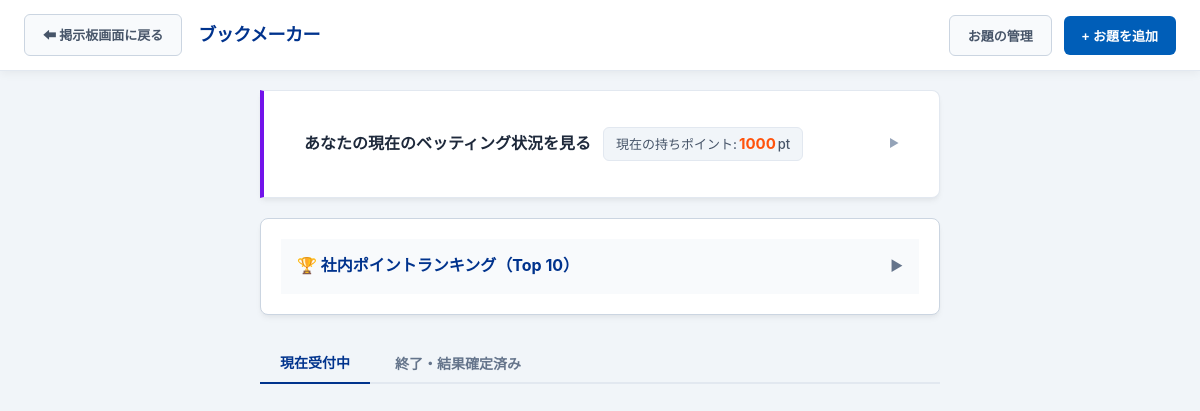
/bookmaker/ (signed in), run on an earlier commit of the app's database.
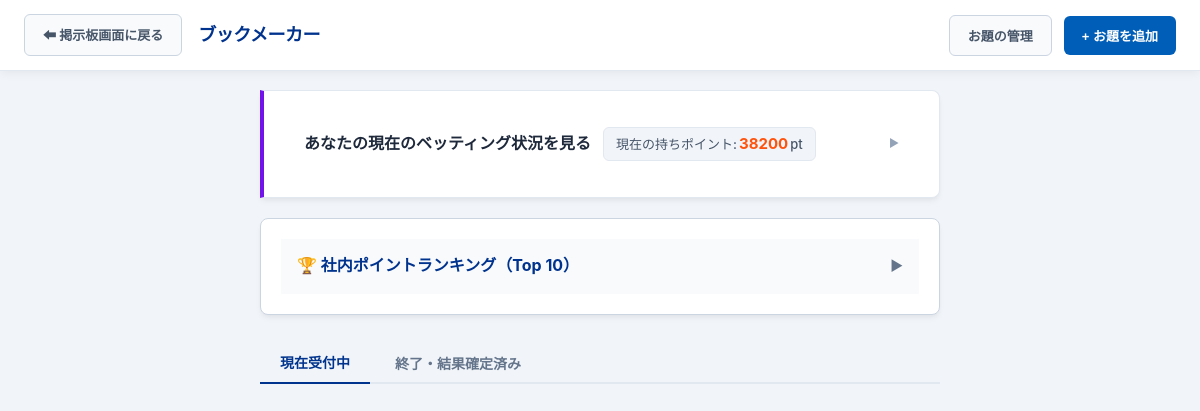
And on a later commit of the database.
### bookmaker/models.py (models this page shows, shortened)
class AccountProfile(models.Model):
    uid = models.OneToOneField(User, on_delete=models.CASCADE, primary_key=True, related_name='profile')
    name = models.CharField(max_length=150) # ユーザー名
    currentpoint = models.IntegerField(default=1000) # 現在の持ちポイント

### bookmaker/views.py (the view, shortened to what this page needs)
# urls.py: path('', views.topic_list, name='topic_list'),
def topic_list(request):
    topics = Topic.objects.all().order_by('-deadtime')
    my_bets = None
    profile = None
    my_created_topics = None
    ranking_list = AccountProfile.objects.all().order_by('-currentpoint')[:10]
    if request.user.is_authenticated:
        my_bets = Bet.objects.filter(uid=request.user).select_related('optid__topicid')
        my_created_topics = Topic.objects.filter(uid_id=request.user.id).prefetch_related('options').order_by('-topicid')
        profile, created = AccountProfile.objects.get_or_create(
            uid=request.user,
            defaults={'name': request.user.username, 'currentpoint': 1000}
        )
    context = {
        'topics': topics,
        'my_bets': my_bets,
        'profile': profile,
        'my_created_topics': my_created_topics,
        'ranking_list': ranking_list,
        'now': timezone.now(),
    }
    return render(request, 'bookmaker/index.html', context)

### bookmaker/models.py (called while the page is built)
    @property
    def odds(self):
        current_option_points = sum(bet.betpoint for bet in self.bet_set.all())
        total_topic_points = 0
        for option in self.topicid.options.all():
            total_topic_points += sum(bet.betpoint for bet in option.bet_set.all())
        if total_topic_points == 0:
            return 1.0
        if current_option_points == 0:
            return 99.9  # 上限値としてデフォルト表示
        computed_odds = total_topic_points / current_option_points
        return round(computed_odds, 2)

### bookmaker/templates/bookmaker/index.html (shortened to what this page needs)
{% load static %}
<!DOCTYPE html>
<html lang="ja">
<head>
    <link rel="stylesheet" href="{% static 'css/style.css' %}">
</head>
<body class="board-body">
    <header class="bm-header fixed-header">
        <div class="header-left">
            <a href="{% url 'top_page' %}" class="btn btn-secondary">
                ⬅ 掲示板画面に戻る
            </a>
            <h1 class="page-main-title">ブックメーカー</h1>
        </div>
        <div class="header-right action-buttons">
            <button type="button" class="btn btn-secondary" id="openManageModalBtn">お題の管理</button>
            <button type="button" class="btn btn-primary" id="openModalBtn">+ お題を追加</button>
        </div>
    </header>
    <div class="board-container">
        <details class="card betting-status-details">
            <summary class="betting-status-title">
                <div class="betting-title-flex">
                    <span style="font-weight: 600;">あなたの現在のベッティング状況を見る</span>
                    {% if profile %}
                        <span class="point-badge">
                            現在の持ちポイント: <strong>{{ profile.currentpoint }}</strong> pt
                        </span>
                    {% endif %}
                </div>
                <span class="toggle-icon">▶</span>
            </summary>
        </details>
        <div class="card margin-top-lg border-kpmg-blue" style="overflow: hidden; border: 1px solid #cbd5e1; border-radius: 8px;">
            <details class="ranking-toggle-wrapper" style="width: 100%;">
                <summary style="background-color: #f8fafc; padding: 14px 16px; cursor: pointer; list-style: none; display: flex; justify-content: space-between; align-items: center; user-select: none; border-bottom: 1px solid transparent;">
                    <h3 style="margin: 0; font-size: 16px; color: #00338d; display: flex; align-items: center; gap: 8px;">
                        🏆 社内ポイントランキング（Top 10）
                    </h3>
                    <span class="toggle-arrow" style="font-size: 14px; color: #64748b; transition: transform 0.2s ease;">▶</span>
                </summary>
            </details>
        </div>
        <div class="tabs-container">
            <button type="button" class="tab-button active" data-tab="active">現在受付中</button>
            <button type="button" class="tab-button" data-tab="closed">終了・結果確定済み</button>
        </div>
        <div class="tab-slider-wrapper">
            <div class="tab-content-slider" id="topicSlider">
                <div class="slider-pane">
                </div>
            </div>
        </div>
    </div>
</body>
</html>

What changed in the data, as far as the page shows it:
changed AccountProfile: currentpoint "1000" → "38200"
